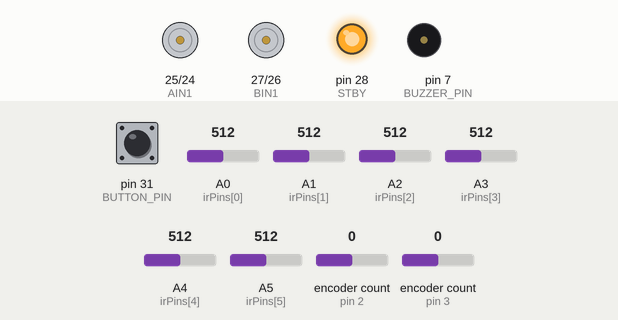
Simulated run of this sketch. Board: Arduino Mega 2560, built with avr-gcc and run on an emulated ATmega2560. On the bench: motor-driver pin pairs drawn as motors (green arrow = first pin HIGH = forward, orange = second pin HIGH = backward, longer = more drive, scaled by the enable pin, stopped while the standby pin is LOW), output pins drawn as LEDs (lit = HIGH), buzzer (waves = sounding, pin HIGH). The inputs (shaded band) are chosen by the test bench; at power-on: pin 31 (BUTTON_PIN) HIGH, A0 (irPins[0]) = 512, A4 (irPins[4]) = 512, encoder count (sensors on pin 2, pin 3) 0, A1 (irPins[1]) = 512, A2 (irPins[2]) = 512, A3 (irPins[3]) = 512, A5 (irPins[5]) = 512.

Above: at 0.8 s.
0.9 s: pin 31 (BUTTON_PIN) pulled LOW for 0.15 s
At 2.5 s:
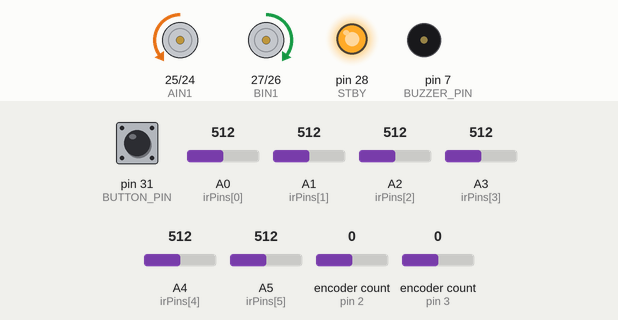
4.0 s: A0 (irPins[0]) set to 269
7.0 s: A0 (irPins[0]) set to 241
At 7.3 s:
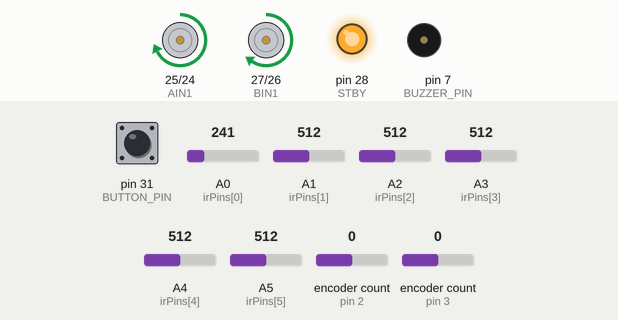
8.5 s: A4 (irPins[4]) set to 263
10.0 s: A4 (irPins[4]) set to 246
At 11.2 s:
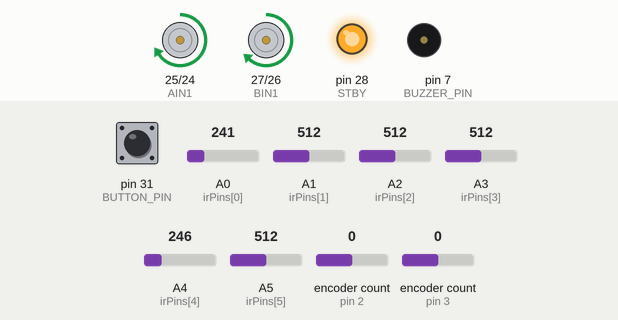
11.5 s: encoder count (sensor on pin 2) set to 4
At 11.8 s:
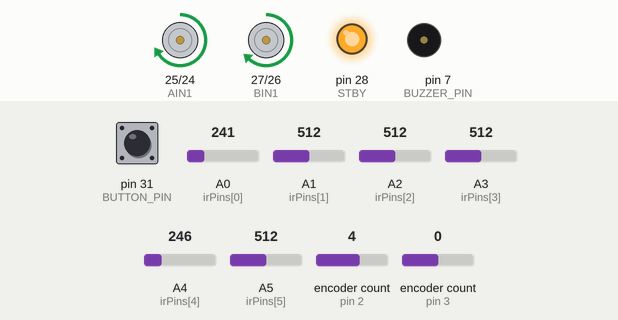
Timing chart, 0 to 14.0 s (numbered marks = the images above; inputs shaded):
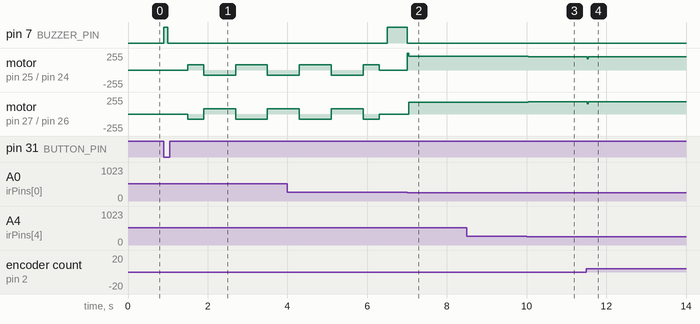

The sketch:

LFR_Solenoid_Main.ino
```cpp
#include <Encoder.h>

/* ---------- PINS ---------- */
#define STBY 28
#define AIN1 25
#define AIN2 24
#define PWMA 5
#define BIN1 27
#define BIN2 26
#define PWMB 6
#define BUTTON_PIN 31
#define BUZZER_PIN 7

Encoder leftEnc(2, 23);
Encoder rightEnc(3, 22);

/* ---------- SENSORS ---------- */
const int numSensors = 6;
int irPins[6] = {A0, A1, A2, A3, A4, A5};
int irMin[6], irMax[6], threshold[6];

/* ---------- TUNING ---------- */
int baseSpeed = 160;
float Kp = 0.032;
float Kd = 1.8;
int lastError = 0;
float filteredD = 0;
float alpha = 0.08;

// --- BUMP DETECTION VARIABLES ---
long lastEncoderCheck = 0;
long lastLeftPos = 0;
int bumpBoost = 0;

void setup() {
  pinMode(STBY, OUTPUT);
  pinMode(AIN1, OUTPUT); pinMode(AIN2, OUTPUT);
  pinMode(BIN1, OUTPUT); pinMode(BIN2, OUTPUT);
  pinMode(BUTTON_PIN, INPUT_PULLUP);
  pinMode(BUZZER_PIN, OUTPUT);

  digitalWrite(STBY, HIGH);
  Serial.begin(9600);

  while(digitalRead(BUTTON_PIN) == HIGH);
  beep(100); delay(500);

  autoCalibrate(3, 80);
  for(int i=0; i<6; i++) threshold[i] = (irMin[i] + irMax[i]) / 2;

  leftEnc.write(0); rightEnc.write(0);
  findLineCenter();
  beep(500);
}

void loop() {
  int sensorValues[6];
  bool sensorState[6];
  int position = getStablePosition(sensorValues, sensorState);

  // --- BUMP LOGIC: SENSOR LOSS PROTECTION ---
  // If we lose the line for a tiny fraction of a second (hitting a bump),
  // don't enter recovery immediately. Keep driving straight for 50ms.
  static unsigned long lineLossTime = 0;
  if (position == -1) {
    if (lineLossTime == 0) lineLossTime = millis();
    if (millis() - lineLossTime < 50) {
        driveEncoderRail(baseSpeed + 20, 0); // "Push" through the bump
        return;
    }
    recoverLine();
    return;
  } else {
    lineLossTime = 0; // Reset once line is found
  }

  int error = position - 2500;

  // --- BUMP LOGIC: TORQUE BOOST ---
  // Check if encoders show we are slowing down (hitting an obstacle)
  if (millis() - lastEncoderCheck > 20) {
    long currentLeft = leftEnc.read();
    if (abs(currentLeft - lastLeftPos) < 5) { // We are stuck/slowing on a bump
        bumpBoost = 30; // Add extra PWM power
    } else {
        bumpBoost = 0;
    }
    lastLeftPos = currentLeft;
    lastEncoderCheck = millis();
  }

  // --- STANDARD STABLE DRIVE ---
  if (abs(error) < 150) {
    driveEncoderRail(baseSpeed + bumpBoost, error * 0.05);
    lastError = 0;
    filteredD = 0;
  } else {
    float rawD = error - lastError;
    filteredD = (alpha * rawD) + ((1.0 - alpha) * filteredD);
    int steerCorrection = (error * Kp) + (filteredD * Kd);
    driveMotors(baseSpeed + bumpBoost + steerCorrection, baseSpeed + bumpBoost - steerCorrection);
    lastError = error;
  }
}

/* ---------- ENCODER RAIL SYSTEM ---------- */

void driveEncoderRail(int speed, float bias) {
  long diff = leftEnc.read() - rightEnc.read();
  int correction = (diff * 5.0) + (int)bias;
  driveMotors(speed, speed + correction);
}

void driveMotors(int leftPWM, int rightPWM) {
  leftPWM = constrain(leftPWM, -255, 255);
  rightPWM = constrain(rightPWM, -255, 255);

  if (abs(leftPWM) < 25 && leftPWM != 0) leftPWM = (leftPWM > 0) ? 25 : -25;
  if (abs(rightPWM) < 25 && rightPWM != 0) rightPWM = (rightPWM > 0) ? 25 : -25;

  digitalWrite(AIN1, leftPWM >= 0 ? HIGH : LOW);
  digitalWrite(AIN2, leftPWM >= 0 ? LOW : HIGH);
  digitalWrite(BIN1, rightPWM >= 0 ? HIGH : LOW);
  digitalWrite(BIN2, rightPWM >= 0 ? LOW : HIGH);
  analogWrite(PWMA, abs(leftPWM));
  analogWrite(PWMB, abs(rightPWM));
}

/* ---------- SENSOR LOGIC ---------- */

int getStablePosition(int* values, bool* states) {
  long avg = 0; int count = 0; bool any = false;
  for (int i = 0; i < numSensors; i++) {
    int raw = analogRead(irPins[i]);
    if (raw > threshold[i]) {
      states[i] = true; any = true;
      avg += (i * 1000); count++;
    } else states[i] = false;
  }
  return any ? (int)(avg / count) : -1;
}

// ... (Calibration, recoverLine, findLineCenter remain the same)
void autoCalibrate(int cycles, int speed) {
  for (int i = 0; i < cycles; i++) {
    driveMotors(speed, -speed); sampleSensors(400);
    driveMotors(-speed, speed); sampleSensors(800);
    driveMotors(speed, -speed); sampleSensors(400);
  }
  driveMotors(0, 0);
}

void sampleSensors(int duration) {
  unsigned long start = millis();
  while (millis() - start < duration) {
    for (int i = 0; i < numSensors; i++) {
      int val = analogRead(irPins[i]);
      if (val < irMin[i]) irMin[i] = val;
      if (val > irMax[i]) irMax[i] = val;
    }
  }
}

void recoverLine() {
  int v[6]; bool s[6];
  while (getStablePosition(v, s) == -1) {
    if (lastError > 0) driveMotors(110, -110);
    else driveMotors(-110, 110);
  }
}

void findLineCenter() {
  int v[6]; bool s[6];
  while (true) {
    int pos = getStablePosition(v, s);
    if (pos > 2450 && pos < 2550) break;
    driveMotors(70, -70);
  }
  driveMotors(0, 0);
  delay(200);
}

void beep(int ms) {
  digitalWrite(BUZZER_PIN, HIGH);
  delay(ms);
  digitalWrite(BUZZER_PIN, LOW);
}
```

Measured:
- the behaviour switches between 257 and 256 on A0 (irPins[0]) (found by bisection; images 1 and 2)
- after the input at 0.9 s, pin 7 (BUZZER_PIN): LOW → HIGH at once, → LOW 0.10 s later; motor on pin 25 (AIN1) / pin 24 (AIN2): stopped → forward 80/255 after 0.60 s, → backward 80/255 0.40 s later, → forward 80/255 0.80 s later, → backward 80/255 0.80 s later
- after the input at 7.0 s, motor on pin 25 (AIN1) / pin 24 (AIN2): stopped → forward 206/255 at once; motor on pin 27 (BIN1) / pin 26 (BIN2): stopped → forward 174/255 after 0.05 s
- after the input at 8.5 s, every drawn part: stays the same
- after the input at 10.0 s, motor on pin 25 (AIN1) / pin 24 (AIN2): forward 206/255 → forward 197/255 at once, → forward 198/255 0.15 s later; motor on pin 27 (BIN1) / pin 26 (BIN2): forward 174/255 → forward 183/255 at once, → forward 182/255 0.15 s later
- after the input at 11.5 s, motor on pin 25 (AIN1) / pin 24 (AIN2): forward 198/255 → forward 168/255 at once, → forward 198/255 0.02 s later; motor on pin 27 (BIN1) / pin 26 (BIN2): forward 182/255 → forward 152/255 at once, → forward 182/255 0.02 s later
